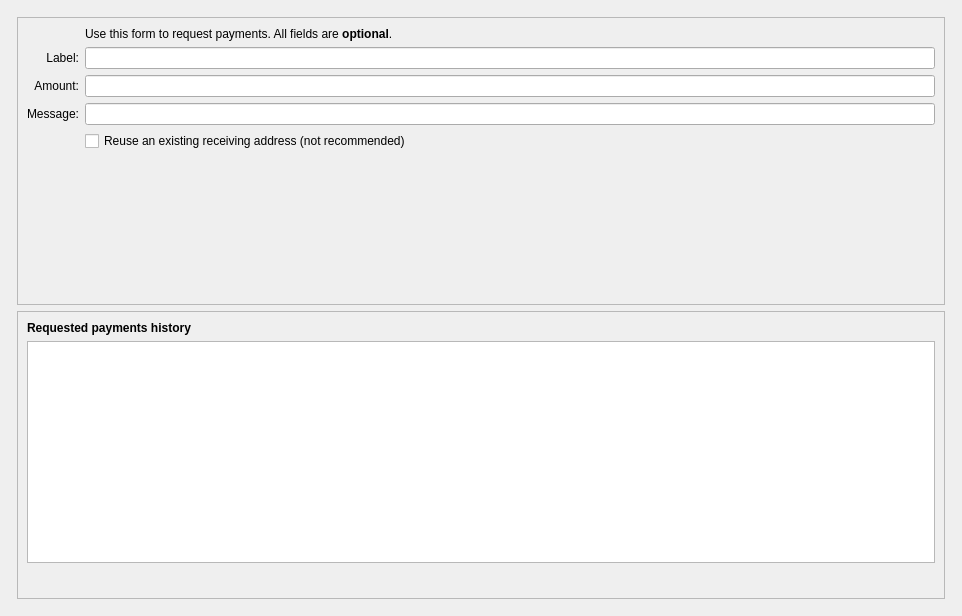
<?xml version="1.0" encoding="UTF-8"?>
<ui version="4.0">
 <class>ReceiveCoinsDialog</class>
 <widget class="QWidget" name="ReceiveCoinsDialog">
  <property name="geometry">
   <rect>
    <x>0</x>
    <y>0</y>
    <width>962</width>
    <height>616</height>
   </rect>
  </property>
  <layout class="QVBoxLayout" name="verticalLayout" stretch="0">
   <item>
    <layout class="QVBoxLayout" name="verticalLayout_Master" stretch="0">
     <property name="spacing">
      <number>0</number>
     </property>
     <item>
      <widget class="QFrame" name="frame_BG">
       <layout class="QVBoxLayout" name="verticalLayout_5">
        <property name="leftMargin">
         <number>6</number>
        </property>
        <property name="topMargin">
         <number>6</number>
        </property>
        <property name="rightMargin">
         <number>6</number>
        </property>
        <property name="bottomMargin">
         <number>6</number>
        </property>
        <item>
         <widget class="QFrame" name="frame2">
          <property name="sizePolicy">
           <sizepolicy hsizetype="Preferred" vsizetype="Expanding">
            <horstretch>0</horstretch>
            <verstretch>0</verstretch>
           </sizepolicy>
          </property>
          <property name="frameShape">
           <enum>QFrame::StyledPanel</enum>
          </property>
          <property name="frameShadow">
           <enum>QFrame::Sunken</enum>
          </property>
          <layout class="QVBoxLayout" name="verticalLayout_3">
           <item>
            <layout class="QGridLayout" name="gridLayout">
             <item row="7" column="2">
              <widget class="QCheckBox" name="reuseAddress">
               <property name="toolTip">
                <string>Reuse one of the previously used receiving addresses.&lt;br&gt;Reusing addresses has security and privacy issues.&lt;br&gt;Do not use this unless re-generating a payment request made before.</string>
               </property>
               <property name="text">
                <string>Reuse an existing receiving address (not recommended)</string>
               </property>
              </widget>
             </item>
             <item row="7" column="0">
              <widget class="QLabel" name="label_4">
               <property name="text">
                <string/>
               </property>
              </widget>
             </item>
             <item row="6" column="0">
              <widget class="QLabel" name="label_3">
               <property name="toolTip">
                <string>An optional message to attach to the payment request, which will be displayed when the request is opened. Note: The message will not be sent with the payment over the Diytube network.</string>
               </property>
               <property name="text">
                <string>Message:</string>
               </property>
               <property name="alignment">
                <set>Qt::AlignRight|Qt::AlignTrailing|Qt::AlignVCenter</set>
               </property>
               <property name="buddy">
                <cstring>reqMessage</cstring>
               </property>
              </widget>
             </item>
             <item row="4" column="2">
              <widget class="QLineEdit" name="reqLabel">
               <property name="toolTip">
                <string>An optional label to associate with the new receiving address.</string>
               </property>
              </widget>
             </item>
             <item row="6" column="2">
              <widget class="QLineEdit" name="reqMessage">
               <property name="toolTip">
                <string>An optional message to attach to the payment request, which will be displayed when the request is opened.&lt;br&gt;Note: The message will not be sent with the payment over the Diytube network.</string>
               </property>
              </widget>
             </item>
             <item row="2" column="2">
              <widget class="QLabel" name="label_5">
               <property name="text">
                <string>Use this form to request payments. All fields are &lt;b&gt;optional&lt;/b&gt;.</string>
               </property>
              </widget>
             </item>
             <item row="4" column="0">
              <widget class="QLabel" name="label_2">
               <property name="toolTip">
                <string>An optional label to associate with the new receiving address.</string>
               </property>
               <property name="text">
                <string>Label:</string>
               </property>
               <property name="alignment">
                <set>Qt::AlignRight|Qt::AlignTrailing|Qt::AlignVCenter</set>
               </property>
               <property name="buddy">
                <cstring>reqLabel</cstring>
               </property>
              </widget>
             </item>
             <item row="5" column="0">
              <widget class="QLabel" name="label">
               <property name="toolTip">
                <string>An optional amount to request. Leave this empty or zero to not request a specific amount.</string>
               </property>
               <property name="text">
                <string>Amount:</string>
               </property>
               <property name="alignment">
                <set>Qt::AlignRight|Qt::AlignTrailing|Qt::AlignVCenter</set>
               </property>
               <property name="buddy">
                <cstring>reqAmount</cstring>
               </property>
              </widget>
             </item>
             <item row="5" column="2">
              <widget class="BitcoinAmountField" name="reqAmount">
               <property name="minimumSize">
                <size>
                 <width>80</width>
                 <height>0</height>
                </size>
               </property>
               <property name="toolTip">
                <string>An optional amount to request. Leave this empty or zero to not request a specific amount.</string>
               </property>
              </widget>
             </item>
             <item row="8" column="0">
              <widget class="QLabel" name="label_7">
               <property name="text">
                <string/>
               </property>
              </widget>
             </item>
             <item row="8" column="2">
              <layout class="QHBoxLayout" name="horizontalLayout">
               <item>
                <widget class="QtMaterialFlatButton" name="receiveButton" native="true">
                 <property name="minimumSize">
                  <size>
                   <width>150</width>
                   <height>0</height>
                  </size>
                 </property>
                 <property name="text" stdset="0">
                  <string>Request payment</string>
                 </property>
                 <property name="icon" stdset="0">
                  <iconset resource="../diytube.qrc">
                   <normaloff>:/icons/receiving_addresses</normaloff>:/icons/receiving_addresses</iconset>
                 </property>
                </widget>
               </item>
               <item>
                <widget class="QtMaterialFlatButton" name="clearButton" native="true">
                 <property name="sizePolicy">
                  <sizepolicy hsizetype="Minimum" vsizetype="Fixed">
                   <horstretch>0</horstretch>
                   <verstretch>0</verstretch>
                  </sizepolicy>
                 </property>
                 <property name="toolTip">
                  <string>Clear all fields of the form.</string>
                 </property>
                 <property name="text" stdset="0">
                  <string>Clear</string>
                 </property>
                 <property name="icon" stdset="0">
                  <iconset resource="../diytube.qrc">
                   <normaloff>:/icons/remove</normaloff>:/icons/remove</iconset>
                 </property>
                 <property name="autoDefault" stdset="0">
                  <bool>false</bool>
                 </property>
                </widget>
               </item>
               <item>
                <spacer name="horizontalSpacer">
                 <property name="orientation">
                  <enum>Qt::Horizontal</enum>
                 </property>
                 <property name="sizeHint" stdset="0">
                  <size>
                   <width>40</width>
                   <height>20</height>
                  </size>
                 </property>
                </spacer>
               </item>
              </layout>
             </item>
             <item row="9" column="2">
              <spacer name="verticalSpacer">
               <property name="orientation">
                <enum>Qt::Vertical</enum>
               </property>
               <property name="sizeHint" stdset="0">
                <size>
                 <width>20</width>
                 <height>40</height>
                </size>
               </property>
              </spacer>
             </item>
            </layout>
           </item>
          </layout>
         </widget>
        </item>
        <item>
         <widget class="QFrame" name="frame">
          <property name="sizePolicy">
           <sizepolicy hsizetype="Preferred" vsizetype="Expanding">
            <horstretch>0</horstretch>
            <verstretch>0</verstretch>
           </sizepolicy>
          </property>
          <property name="frameShape">
           <enum>QFrame::StyledPanel</enum>
          </property>
          <property name="frameShadow">
           <enum>QFrame::Raised</enum>
          </property>
          <layout class="QVBoxLayout" name="verticalLayout_2">
           <item>
            <widget class="QLabel" name="label_6">
             <property name="font">
              <font>
               <weight>75</weight>
               <bold>true</bold>
              </font>
             </property>
             <property name="text">
              <string>Requested payments history</string>
             </property>
            </widget>
           </item>
           <item>
            <widget class="QTableView" name="recentRequestsView">
             <property name="palette">
              <palette>
               <active>
                <colorrole role="Text">
                 <brush brushstyle="SolidPattern">
                  <color alpha="255">
                   <red>51</red>
                   <green>51</green>
                   <blue>51</blue>
                  </color>
                 </brush>
                </colorrole>
               </active>
               <inactive>
                <colorrole role="Text">
                 <brush brushstyle="SolidPattern">
                  <color alpha="255">
                   <red>51</red>
                   <green>51</green>
                   <blue>51</blue>
                  </color>
                 </brush>
                </colorrole>
               </inactive>
               <disabled>
                <colorrole role="Text">
                 <brush brushstyle="SolidPattern">
                  <color alpha="255">
                   <red>85</red>
                   <green>85</green>
                   <blue>85</blue>
                  </color>
                 </brush>
                </colorrole>
               </disabled>
              </palette>
             </property>
             <property name="contextMenuPolicy">
              <enum>Qt::CustomContextMenu</enum>
             </property>
             <property name="tabKeyNavigation">
              <bool>false</bool>
             </property>
             <property name="sortingEnabled">
              <bool>true</bool>
             </property>
            </widget>
           </item>
           <item>
            <layout class="QHBoxLayout" name="horizontalLayout_2">
             <item>
              <widget class="QtMaterialFlatButton" name="showRequestButton" native="true">
               <property name="enabled">
                <bool>false</bool>
               </property>
               <property name="toolTip">
                <string>Show the selected request (does the same as double clicking an entry)</string>
               </property>
               <property name="text" stdset="0">
                <string>Show</string>
               </property>
               <property name="icon" stdset="0">
                <iconset resource="../diytube.qrc">
                 <normaloff>:/icons/edit</normaloff>:/icons/edit</iconset>
               </property>
               <property name="autoDefault" stdset="0">
                <bool>false</bool>
               </property>
              </widget>
             </item>
             <item>
              <widget class="QtMaterialFlatButton" name="removeRequestButton" native="true">
               <property name="enabled">
                <bool>false</bool>
               </property>
               <property name="toolTip">
                <string>Remove the selected entries from the list</string>
               </property>
               <property name="text" stdset="0">
                <string>Remove</string>
               </property>
               <property name="icon" stdset="0">
                <iconset resource="../diytube.qrc">
                 <normaloff>:/icons/remove</normaloff>:/icons/remove</iconset>
               </property>
               <property name="autoDefault" stdset="0">
                <bool>false</bool>
               </property>
              </widget>
             </item>
             <item>
              <spacer name="horizontalSpacer_2">
               <property name="orientation">
                <enum>Qt::Horizontal</enum>
               </property>
               <property name="sizeHint" stdset="0">
                <size>
                 <width>40</width>
                 <height>20</height>
                </size>
               </property>
              </spacer>
             </item>
            </layout>
           </item>
          </layout>
         </widget>
        </item>
       </layout>
      </widget>
     </item>
    </layout>
   </item>
  </layout>
 </widget>
 <customwidgets>
  <customwidget>
   <class>QtMaterialFlatButton</class>
   <extends>QWidget</extends>
   <header>qtmaterialflatbutton.h</header>
  </customwidget>
  <customwidget>
   <class>BitcoinAmountField</class>
   <extends>QLineEdit</extends>
   <header>bitcoinamountfield.h</header>
   <container>1</container>
  </customwidget>
 </customwidgets>
 <tabstops>
  <tabstop>reqLabel</tabstop>
  <tabstop>reqAmount</tabstop>
  <tabstop>reqMessage</tabstop>
  <tabstop>reuseAddress</tabstop>
  <tabstop>receiveButton</tabstop>
  <tabstop>clearButton</tabstop>
  <tabstop>recentRequestsView</tabstop>
  <tabstop>showRequestButton</tabstop>
  <tabstop>removeRequestButton</tabstop>
 </tabstops>
 <resources>
  <include location="../diytube.qrc"/>
 </resources>
 <connections/>
</ui>
